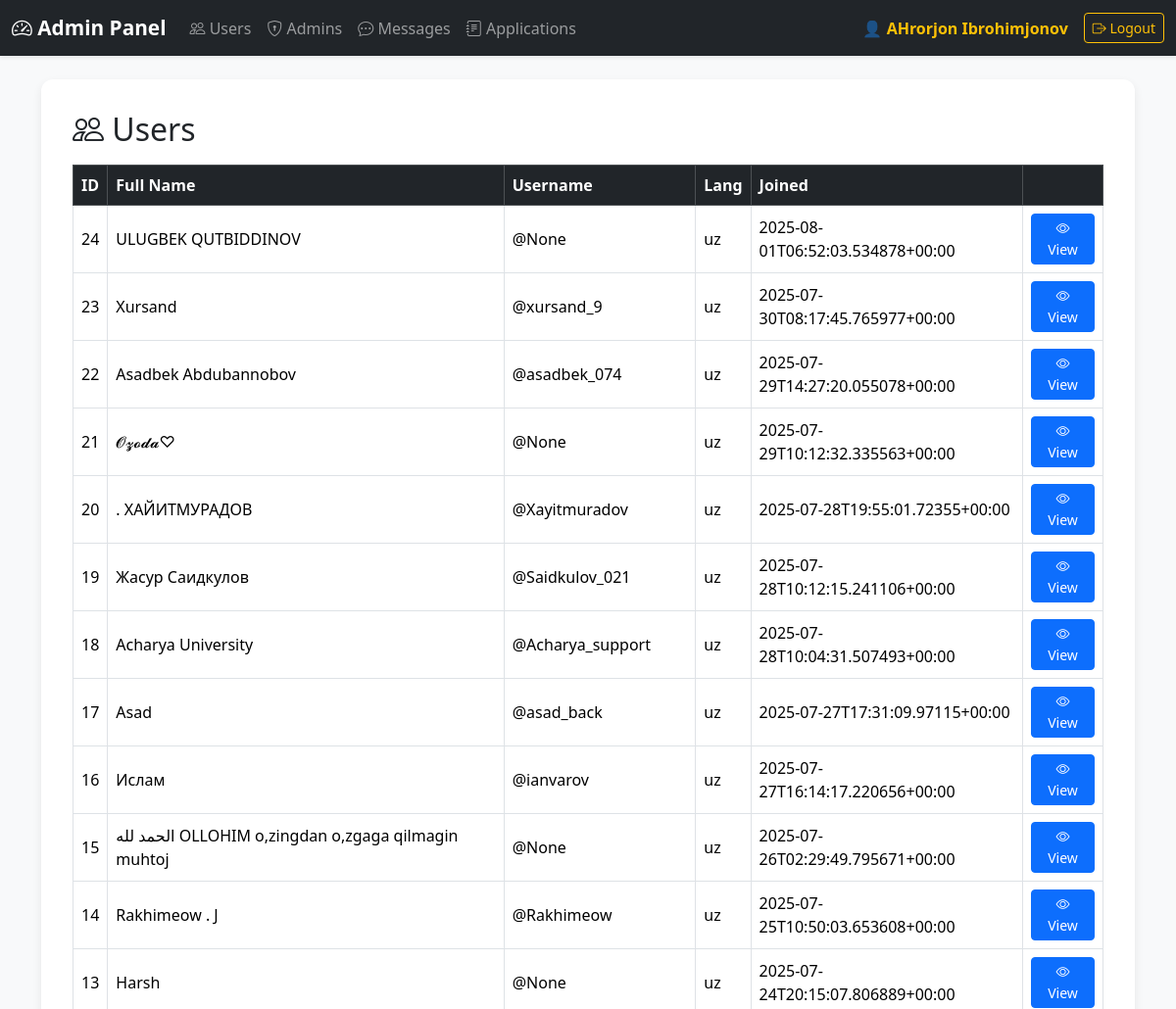
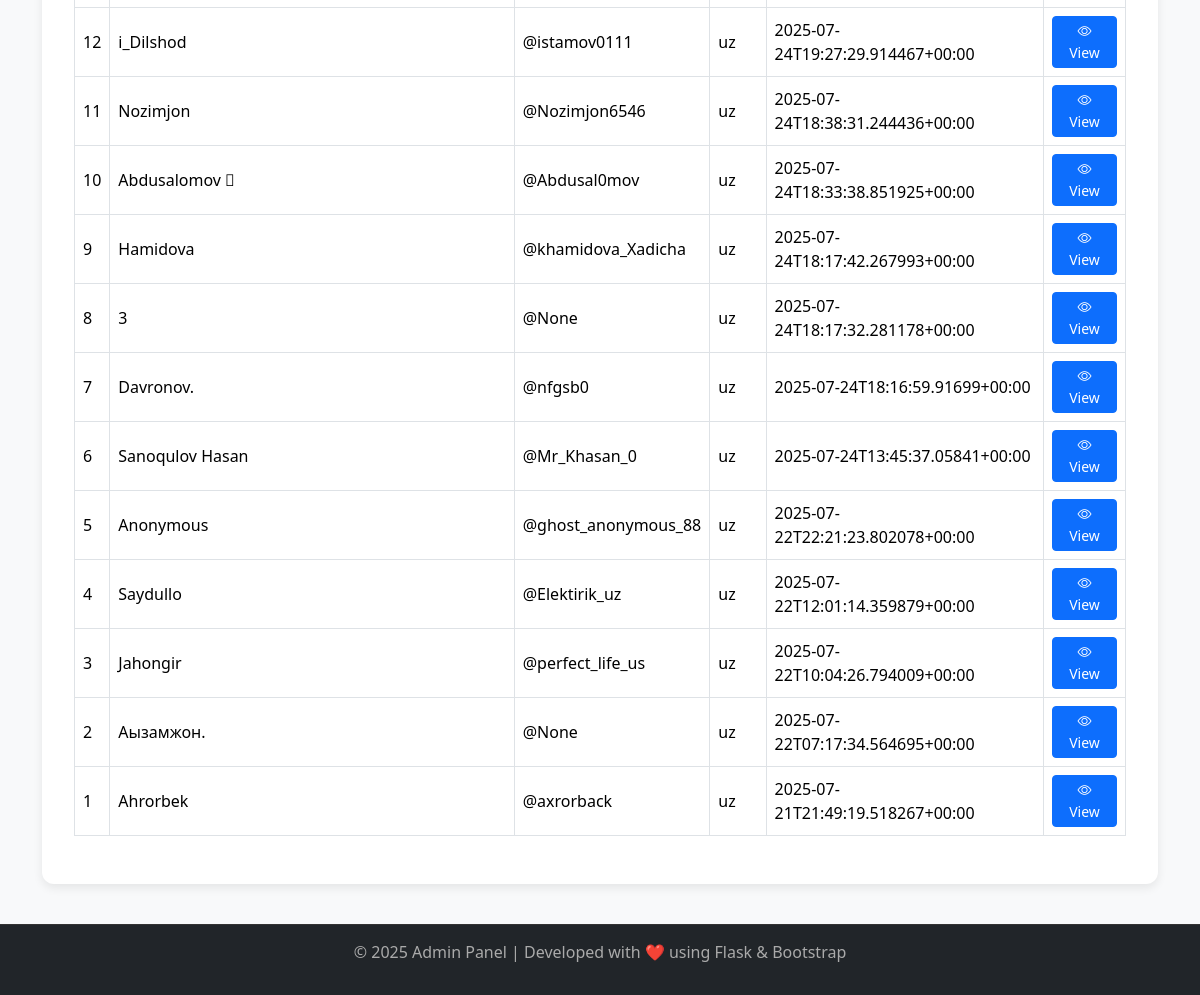
/ (signed in), run on the app's committed database (2 pictures, top to bottom).
### tables this page shows
CREATE TABLE users (
    id INTEGER PRIMARY KEY AUTOINCREMENT,
    telegram_id BIGINT NOT NULL UNIQUE,
    full_name TEXT,
    username TEXT,
    language TEXT DEFAULT 'uz',
    joined_at TIMESTAMP DEFAULT CURRENT_TIMESTAMP
);

### app.py (the view)
@app.route("/")
@login_required
def users():
    conn = get_db_connection()
    users = conn.execute("SELECT * FROM users ORDER BY id DESC").fetchall()
    conn.close()
    return render_template("users.html", users=users)

### app.py (called while the page is built)
def get_db_connection():
    conn = sqlite3.connect(DB_NAME)
    conn.row_factory = sqlite3.Row
    return conn

def login_required(f):
    @wraps(f)
    def decorated_function(*args, **kwargs):
        if "admin_id" not in session:
            flash("Iltimos login qiling!", "danger")
            return redirect(url_for("login"))
        return f(*args, **kwargs)
    return decorated_function

### templates/users.html
{% extends "base.html" %}
{% block content %}
<h2><i class="bi bi-people"></i> Users</h2>
<table class="table table-bordered table-hover mt-3">
  <thead class="table-dark">
    <tr>
      <th>ID</th><th>Full Name</th><th>Username</th><th>Lang</th><th>Joined</th><th></th>
    </tr>
  </thead>
  <tbody>
  {% for u in users %}
    <tr>
      <td>{{ u.id }}</td>
      <td>{{ u.full_name }}</td>
      <td>@{{ u.username }}</td>
      <td>{{ u.language }}</td>
      <td>{{ u.joined_at }}</td>
      <td><a href="{{ url_for('user_profile', user_id=u.id) }}" class="btn btn-sm btn-primary"><i class="bi bi-eye"></i> View</a></td>
    </tr>
  {% endfor %}
  </tbody>
</table>
{% endblock %}

### templates/base.html (shortened to what this page needs)
<!doctype html>
<html lang="uz">
<head>
  <link href="https://cdn.jsdelivr.net/npm/bootstrap@5.3.3/dist/css/bootstrap.min.css" rel="stylesheet">
  <link href="https://cdn.jsdelivr.net/npm/bootstrap-icons/font/bootstrap-icons.css" rel="stylesheet">
  <link rel="stylesheet" href="{{ url_for('static', filename='style.css') }}">
</head>
<body>
<nav class="navbar navbar-expand-lg navbar-dark bg-dark shadow-sm">
  <div class="container-fluid">
    <a class="navbar-brand" href="{{ url_for('users') }}">
      <i class="bi bi-speedometer2"></i> Admin Panel
    </a>
    <div class="collapse navbar-collapse" id="navbarMenu">
      <ul class="navbar-nav me-auto mb-2 mb-lg-0">
        <li class="nav-item">
          <a class="nav-link" href="{{ url_for('users') }}">
            <i class="bi bi-people"></i> Users
          </a>
        </li>
        <li class="nav-item">
          <a class="nav-link" href="{{ url_for('admins') }}">
            <i class="bi bi-shield-lock"></i> Admins
          </a>
        </li>
        <li class="nav-item">
          <a class="nav-link" href="{{ url_for('messages') }}">
            <i class="bi bi-chat-dots"></i> Messages
          </a>
        </li>
        <li class="nav-item">
          <a class="nav-link" href="{{ url_for('applications') }}">
            <i class="bi bi-journal-text"></i> Applications
          </a>
        </li>
      </ul>
      {% if session.get('admin_id') %}
        <span class="navbar-text me-3">
  👤 <a href="{{ url_for('admin_profile') }}" class="text-decoration-none text-warning">
    <strong>{{ session['admin_name'] }}</strong>
  </a>
</span>
        <a href="{{ url_for('logout') }}" class="btn btn-outline-warning btn-sm">
          <i class="bi bi-box-arrow-right"></i> Logout
        </a>
      {% endif %}
    </div>
  </div>
</nav>
<div class="container my-4">
  <div class="content-wrapper">
    {% block content %}{% endblock %}
  </div>
</div>
<footer>
  <p>© 2025 Admin Panel | Developed with ❤️ using Flask & Bootstrap</p>
</footer>
</body>
</html>

### static/style.css (style rules this page uses)
body { background: #f8f9fa; }
.table td, .table th { vertical-align: middle; }

### templates/base.html (style rules this page uses)
body { background-color: #f8f9fa; }
.navbar-brand { font-weight: bold; font-size: 1.3rem; }
.nav-link { font-size: 1rem; transition: 0.2s; }
.content-wrapper { background: #fff; padding: 2rem; border-radius: 12px; box-shadow: 0 4px 10px rgba(0,0,0,0.08); }
footer { margin-top: 40px; padding: 15px; background: #212529; color: #aaa; text-align: center; border-top: 1px solid #333; }

### data on the page
users: id "24", full_name "ULUGBEK QUTBIDDINOV", username "None", language "uz", joined_at "2025-08-01T06:52:03.534878+00:00"
users: id "23", full_name "Xursand", username "xursand_9", language "uz", joined_at "2025-07-30T08:17:45.765977+00:00"
users: id "22", full_name "Asadbek Abdubannobov", username "asadbek_074", language "uz", joined_at "2025-07-29T14:27:20.055078+00:00"
users: id "21", full_name "𝓞𝔃𝓸𝓭𝓪♡", username "None", language "uz", joined_at "2025-07-29T10:12:32.335563+00:00"
users: id "20", full_name ". ХАЙИТМУРАДОВ", username "Xayitmuradov", language "uz", joined_at "2025-07-28T19:55:01.72355+00:00"
users: id "19", full_name "Жасур Саидкулов", username "Saidkulov_021", language "uz", joined_at "2025-07-28T10:12:15.241106+00:00"
users: id "18", full_name "Acharya University", username "Acharya_support", language "uz", joined_at "2025-07-28T10:04:31.507493+00:00"
users: id "17", full_name "Asad", username "asad_back", language "uz", joined_at "2025-07-27T17:31:09.97115+00:00"
users: id "16", full_name "Ислам", username "ianvarov", language "uz", joined_at "2025-07-27T16:14:17.220656+00:00"
users: id "15", full_name "الحمد لله OLLOHIM o,zingdan o,zgaga qilmagin muhtoj", username "None", language "uz", joined_at "2025-07-26T02:29:49.795671+00:00"
users: id "14", full_name "Rakhimeow . J", username "Rakhimeow", language "uz", joined_at "2025-07-25T10:50:03.653608+00:00"
users: id "13", full_name "Harsh", username "None", language "uz", joined_at "2025-07-24T20:15:07.806889+00:00"
users: id "12", full_name "i_Dilshod", username "istamov0111", language "uz", joined_at "2025-07-24T19:27:29.914467+00:00"
users: id "11", full_name "Nozimjon", username "Nozimjon6546", language "uz", joined_at "2025-07-24T18:38:31.244436+00:00"
users: id "10", full_name "Abdusalomov ", username "Abdusal0mov", language "uz", joined_at "2025-07-24T18:33:38.851925+00:00"
users: id "9", full_name "Hamidova", username "khamidova_Xadicha", language "uz", joined_at "2025-07-24T18:17:42.267993+00:00"
users: id "8", full_name "3", username "None", language "uz", joined_at "2025-07-24T18:17:32.281178+00:00"
users: id "7", full_name "Davronov.", username "nfgsb0", language "uz", joined_at "2025-07-24T18:16:59.91699+00:00"
users: id "6", full_name "Sanoqulov Hasan", username "Mr_Khasan_0", language "uz", joined_at "2025-07-24T13:45:37.05841+00:00"
users: id "5", full_name "Anonymous", username "ghost_anonymous_88", language "uz", joined_at "2025-07-22T22:21:23.802078+00:00"
users: id "4", full_name "Saydullo", username "Elektirik_uz", language "uz", joined_at "2025-07-22T12:01:14.359879+00:00"
users: id "3", full_name "Jahongir", username "perfect_life_us", language "uz", joined_at "2025-07-22T10:04:26.794009+00:00"
users: id "2", full_name "Аызамжон.", username "None", language "uz", joined_at "2025-07-22T07:17:34.564695+00:00"
users: id "1", full_name "Ahrorbek", username "axrorback", language "uz", joined_at "2025-07-21T21:49:19.518267+00:00"

### other printed values
{{ session['admin_name'] }} "AHrorjon Ibrohimjonov"
